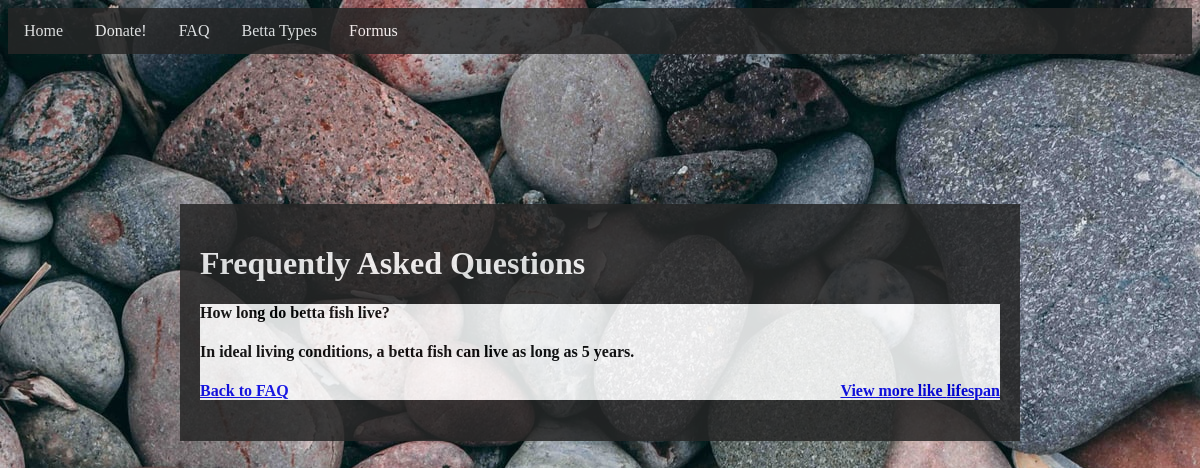
Page /faqContents.php?id=1 on the committed database.
### tables this page shows
CREATE TABLE `faq` (
  `id` int(11) NOT NULL,
  `question` varchar(200) NOT NULL,
  `answer` varchar(1000) NOT NULL,
  `type` varchar(100) NOT NULL
);

### faqContents.php (the view, shortened to what this page needs)
<?php
		    require('database/db_connect.php');
	    $query = "SELECT * FROM faq WHERE id = {$_GET['id']}" ;
	    $statement = $db->prepare($query);
	    $statement->execute();
?>
<!DOCTYPE html>
<html>
<head>
	<link rel="stylesheet" type="text/css" href="styles/faq.css">
</head>
<body>
	 <?php include('components\nav.php'); ?>
    <div id="wrapper">
    <h1>Frequently Asked Questions</h1>
   <?php while($row = $statement -> fetch()): ?>
        <div id="indie">
        <h4> <?= $row['question']  ?></h4>
        <h4> <?= $row['answer']  ?></h4>
        <h4><a href="faq.php">Back to FAQ</a></h4>
        <div id="onRight">
            <h4> <a href="faqLike.php?type=<?=$row['type'] ?> "> View more like <?= $row['type'] ?></a></h4>
        </div>
      </div>
    <?php endwhile ?>
    </div>
</body>
</html>

### styles/faq.css (style rules this page uses)
body { background-image: url("images/indexMultRocks.jpg"); }
#onRight { color: blue; text-align: right; padding-top: -40px; margin-top: -40px; }
#wrapper { width: 800px; margin: 150px auto; text-align: left; padding: 20px; background: #262626; opacity: 0.85; }
h1 { color: white; }
#indie { background-color: white; }

### rows in the picture
faq: question "How long do betta fish live?", answer "In ideal living conditions, a betta fish can live as long as 5 years.", type "lifespan"
